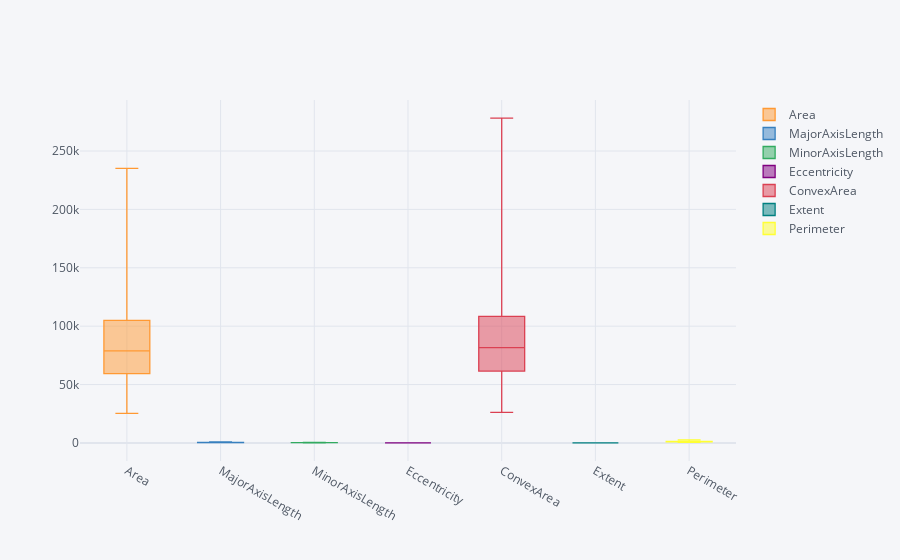

The code cell stored with this chart in its notebook:
### Code cell
data.iloc[:,:-1].iplot(kind="box")

### Figure 1 — Plotly figure (JSON) as saved in the notebook; plotly's stock layout.template omitted (floating-point values rounded to 4 significant figures; data arrays with more than 128 entries replaced by an {"elided": "..."} marker saying what was removed)
{"data": [{"boxpoints": false, "line": {"width": 1.3}, "marker": {"color": "rgba(255, 153, 51, 1.0)"}, "name": "Area", "orientation": "v", "type": "box", "y": {"elided": "900 int values"}}, {"boxpoints": false, "line": {"width": 1.3}, "marker": {"color": "rgba(55, 128, 191, 1.0)"}, "name": "MajorAxisLength", "orientation": "v", "type": "box", "y": {"elided": "900 float values"}}, {"boxpoints": false, "line": {"width": 1.3}, "marker": {"color": "rgba(50, 171, 96, 1.0)"}, "name": "MinorAxisLength", "orientation": "v", "type": "box", "y": {"elided": "900 float values"}}, {"boxpoints": false, "line": {"width": 1.3}, "marker": {"color": "rgba(128, 0, 128, 1.0)"}, "name": "Eccentricity", "orientation": "v", "type": "box", "y": {"elided": "900 float values"}}, {"boxpoints": false, "line": {"width": 1.3}, "marker": {"color": "rgba(219, 64, 82, 1.0)"}, "name": "ConvexArea", "orientation": "v", "type": "box", "y": {"elided": "900 int values"}}, {"boxpoints": false, "line": {"width": 1.3}, "marker": {"color": "rgba(0, 128, 128, 1.0)"}, "name": "Extent", "orientation": "v", "type": "box", "y": {"elided": "900 float values"}}, {"boxpoints": false, "line": {"width": 1.3}, "marker": {"color": "rgba(255, 255, 51, 1.0)"}, "name": "Perimeter", "orientation": "v", "type": "box", "y": {"elided": "900 float values"}}], "layout": {"legend": {"bgcolor": "#F5F6F9", "font": {"color": "#4D5663"}}, "paper_bgcolor": "#F5F6F9", "plot_bgcolor": "#F5F6F9", "title": {"font": {"color": "#4D5663"}}, "xaxis": {"gridcolor": "#E1E5ED", "showgrid": true, "tickfont": {"color": "#4D5663"}, "title": {"font": {"color": "#4D5663"}, "text": ""}, "zerolinecolor": "#E1E5ED"}, "yaxis": {"gridcolor": "#E1E5ED", "showgrid": true, "tickfont": {"color": "#4D5663"}, "title": {"font": {"color": "#4D5663"}, "text": ""}, "zerolinecolor": "#E1E5ED"}}}
